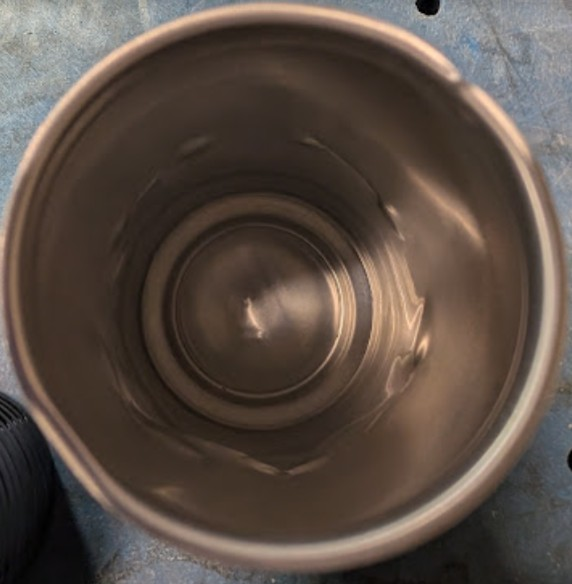
#> input picture can_top.jpg, 572 x 584 px
$ python -i can_vision.py   (imports and definitions only)
#> lines starting #> are read from the running program, lines starting #| are printed output that depends on the picture
#> further down, picture is the input picture: shape (584, 572, 3); mean B, G, R 69.3, 77.8, 90.3
"""
Shared camera + can-detection code used by can_tester.py, get_test_images.py
and prepare_dataset.py, so the live system, the image-capture tool and the
training data all see the can exactly the same way.

FIXES vs. the original scripts
  1. The camera resolution is now requested explicitly (1920x1080). Before,
     OpenCV fell back to 640x480, the 900x900 "center square" went negative,
     and Python's negative slicing silently cropped the BOTTOM-RIGHT corner of
     the frame instead of the center - so a can under the camera was never seen.
  2. Can detection uses a Hough circle search on the whole frame instead of
     "largest Canny contour + circularity". Canny edges are usually broken
     lines, which almost never scored as circular, so real cans were missed or
     reported as "defective rim".
  3. The model input is a square crop centered on the detected can, converted
     to grayscale and back to 3 channels. The same crop is used for training
     (prepare_dataset.py) so the model sees the same kind of image it was
     trained on.
"""

import platform
import cv2
import numpy as np

# ---------------------------------------------------------------------------
# Camera settings - change these to match your setup
# ---------------------------------------------------------------------------
CAMERA_INDEX = 0
FRAME_WIDTH = 1920
FRAME_HEIGHT = 1080
CAMERA_FPS = 30          # ELP cameras usually run 1080p MJPG at 30 fps
MANUAL_EXPOSURE = True   # set False to let the camera auto-expose
EXPOSURE_VALUE = -4      # Windows/DirectShow scale (-1 bright ... -13 dark).
                         # On Linux (V4L2) use an absolute value, e.g. 150.

# ---------------------------------------------------------------------------
# Detection settings
# ---------------------------------------------------------------------------
DETECT_WIDTH = 480            # frame is shrunk to this short side for speed
MIN_RADIUS_FRAC = 0.18        # can radius limits, as a fraction of the
MAX_RADIUS_FRAC = 0.48        # frame's short side
HOUGH_EDGE_THRESHOLD = 120    # param1: Canny high threshold inside Hough
HOUGH_VOTE_THRESHOLD = 40     # param2: lower = more sensitive (more false hits)
CROP_MARGIN = 1.10            # crop = circle diameter * this


# [42 lines left out: function open_camera, not called in this run]


def to_gray(image):
    """Return a single-channel grayscale copy of any BGR or gray image."""
    if image.ndim == 2:
        return image
    return cv2.cvtColor(image, cv2.COLOR_BGR2GRAY)
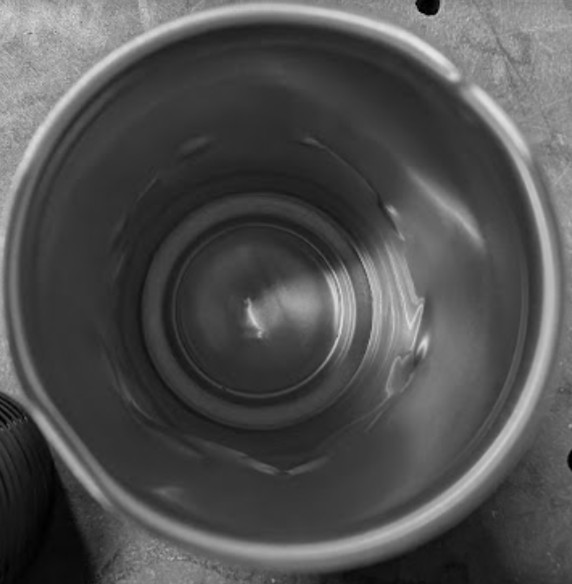
#> returned value: shape (584, 572); min 0, max 230, mean 80.6


def find_can(image):
    """Find the can rim in a frame.

    Returns (x, y, r) in full-frame pixel coordinates, or None if no can.
    """
    gray = to_gray(image)
    h, w = gray.shape[:2]
#> h = 584; w = 572
    scale = DETECT_WIDTH / float(min(h, w))
#> scale = 0.839
    small = cv2.resize(gray, None, fx=scale, fy=scale, interpolation=cv2.INTER_AREA)
    small = cv2.medianBlur(small, 5)
    short_side = min(small.shape[:2])
#> short_side = 480

    circles = cv2.HoughCircles(
        small, cv2.HOUGH_GRADIENT, dp=1.5, minDist=short_side,
        param1=HOUGH_EDGE_THRESHOLD, param2=HOUGH_VOTE_THRESHOLD,
        minRadius=int(short_side * MIN_RADIUS_FRAC),
        maxRadius=int(short_side * MAX_RADIUS_FRAC),
    )
#> circles = [[231.8, 239.2, 224.1]]
    if circles is None:
        return None
    x, y, r = circles[0][0]
#> x = 231.8; y = 239.2; r = 224.1
    return float(x / scale), float(y / scale), float(r / scale)


# [19 lines left out: functions crop_can, can_fully_in_frame, not called in this run]

>>> import cv2
>>> picture = cv2.imread('can_top.jpg')
>>> result = find_can(picture)
#> result = (276.2, 285.1, 267.1)
